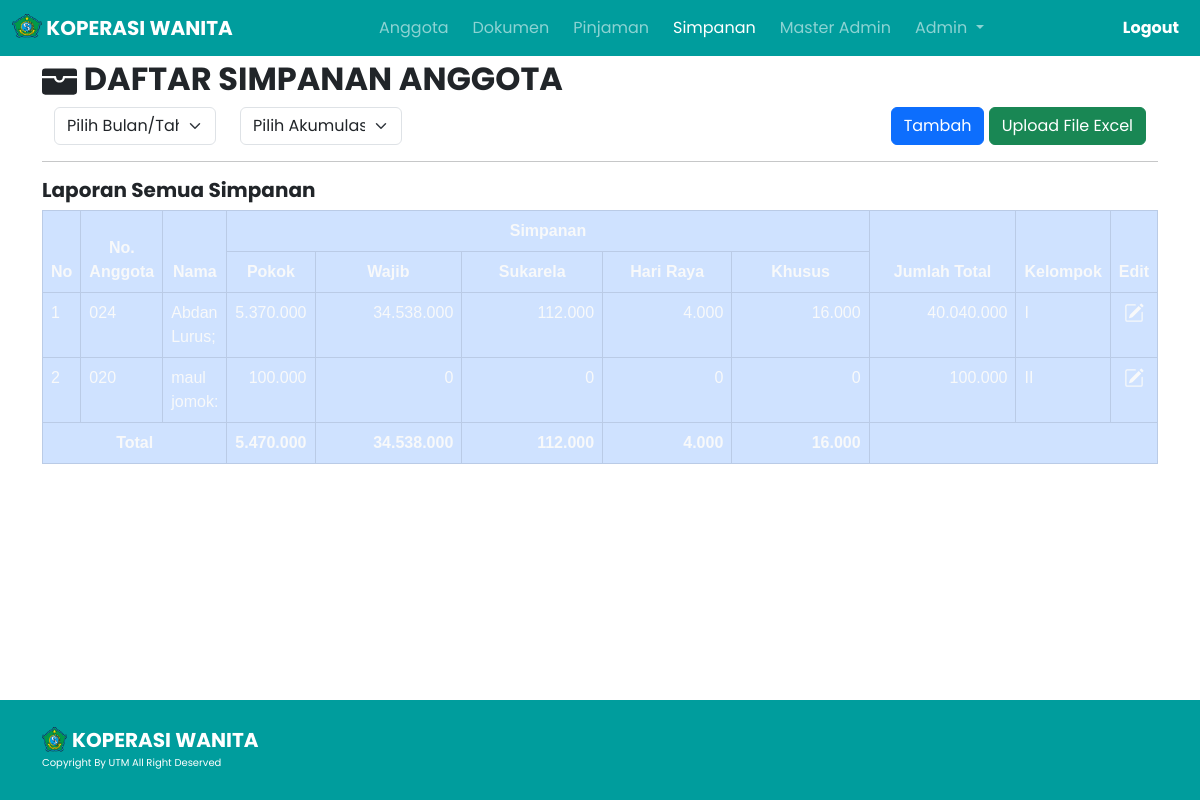
/admin/simpanan.php (signed in), run on the app's committed database.
### tables this page shows
CREATE TABLE `set_web` (
  `id_set` int(11) NOT NULL,
  `nama_koperasi` varchar(128) DEFAULT NULL,
  `deskripsi_koperasi` varchar(1024) DEFAULT NULL,
  `alamat_koperasi` varchar(128) DEFAULT NULL,
  `telp_koperasi` varchar(128) DEFAULT NULL,
  `email_koperasi` varchar(128) DEFAULT NULL,
  `logo_koperasi` varchar(128) NOT NULL
);

CREATE TABLE `simpanan` (
  `id_smp` int(11) NOT NULL,
  `nomor_anggota` varchar(128) DEFAULT NULL,
  `nama_anggota` varchar(100) DEFAULT NULL,
  `unit` varchar(100) DEFAULT NULL,
  `spokok` decimal(10,0) DEFAULT NULL,
  `swajib` decimal(10,0) DEFAULT NULL,
  `ssukarela` decimal(10,0) DEFAULT NULL,
  `shariraya` decimal(10,0) DEFAULT NULL,
  `skhusus` decimal(10,0) DEFAULT NULL
);

### navbar/title.php (called while the page is built, shortened)
<?php
$koperasi = select("SELECT * FROM set_web");
?>

### admin/simpanan.php (the view, shortened to what this page needs)
<!doctype html>
<html lang="en">
  <head>
    <link href="https://cdn.jsdelivr.net/npm/bootstrap@5.0.2/dist/css/bootstrap.min.css" rel="stylesheet">
    <link rel="stylesheet" href="https://cdn.datatables.net/2.0.0/css/dataTables.bootstrap5.css">
    <link rel="stylesheet" href="https://cdn.datatables.net/buttons/3.0.1/css/buttons.dataTables.css">
    <link rel="stylesheet" href="https://cdnjs.cloudflare.com/ajax/libs/twitter-bootstrap/5.3.0/css/bootstrap.min.css">
    <link rel="stylesheet" href="../css/simpanancss.css">
    <?php
    include '../navbar/title.php'
    ?>
  </head>
  <body>
<?php
    include '../navbar/nav_admin.php'
?>
    <section id="hero">
        <div class="container">
            <div class="row h-100">
                <div>
                    <h2 style="font-family: Poppins;"><b> DAFTAR SIMPANAN ANGGOTA</b></h2>
                    <?php
                    include 'upload_excel_simp.php'
                    ?>
                        <div class="container">
                            <div class="row">
                                <div class="col-md-2 text-start" style="font-family: Poppins;">
                                <form action="simpanan.php" method="post">
                                    <select class="form-select" aria-label="Default select example" name="bulan" onchange="this.form.submit()">
                                        <option selected disabled>Pilih Bulan/Tahun</option>
                                    </select>
                                </form>
                                </div>
                                <div class="col-md-2 text-start" style="font-family: Poppins;">
                                <form action="simpanan.php" method="post">
                                    <select class="form-select" aria-label="Default select example" name="tahun" onchange="this.form.submit()">
                                        <option selected disabled>Pilih Akumulasi/Tahun</option>
                                    </select>
                                </form>
                            </div>
                                <div class="col text-end" style="font-family: Poppins;">
                                <button type="button" class="btn btn-primary" data-bs-toggle="modal" data-bs-target="#form_tambah">
                                Tambah
                                </button>
                                <button type="button" class="btn btn-success" data-bs-toggle="modal" data-bs-target="#form_upload">
                                Upload File Excel
                                </button>
                                </div>
                            </div>
                        </div>
                        <hr>
                        <div class="col-md-12 hero-tagline my-auto mx-auto table-responsive align-items-center">
                        <table class="table table-primary table-bordered display nowrap" id="tabledoc" style="width:100%">
                        <?php
                            $bulan = isset($_POST['bulan']) ? $_POST['bulan'] : 'semua';
                            $tahun = isset($_POST['tahun']) ? $_POST['tahun'] : '13';
                            if(isset($_GET['bulan']) && isset($_GET['tahun'])) {
                                $bulan = $_GET['bulan'];
                                $tahun = $_GET['tahun'];
                            } elseif(($bulan == 'semua') && ($tahun == '13') ) { ?>
                            <h5 style="font-family: Poppins;"><b>Laporan Semua Simpanan</b></h5>
                            <thead style="background-color: #007070;">
                            <tr align="center">
                                <th rowspan="2" class="text-center text-light">No</th>
                                <th rowspan="2" class="text-center text-light">No. Anggota</th>
                                <th rowspan="2" class="text-center text-light">Nama</th>
                                <th colspan="5" class="text-center text-light">Simpanan</th>
                                <th rowspan="2" class="text-center text-light">Jumlah Total</th>
                                <th rowspan="2" class="text-center text-light">Kelompok</th>
                                <th rowspan="2" class="text-center text-light">Edit</th>
                            </tr>
                            <tr align="center">
                                <th class="text-center text-light">Pokok</th>
                                <th class="text-center text-light">Wajib</th>
                                <th class="text-center text-light">Sukarela</th>
                                <th class="text-center text-light">Hari Raya</th>
                                <th class="text-center text-light">Khusus</th>
                            </tr>
                            </thead>
                            <tbody style="background-color: #009D9D;">
                                <?php
                             $id_smp = 1;
                             $data = mysqli_query($db, "SELECT * FROM simpanan WHERE nomor_anggota IN (SELECT nomor_anggota FROM anggota WHERE status_anggota = 'Aktif')");
                             while($d = mysqli_fetch_array($data)){
                             ?>
                             <tr class="text-start">
                                 <td class="text-start text-light"><?php echo $id_smp++; ?></td>
                                 <td class="text-start text-light"><?php echo $d['nomor_anggota']; ?></td>
                                 <td class="text-start text-light"><?php echo $d['nama_anggota']; ?></td>
                                 <td class="text-end text-light"><?php echo number_format($d['spokok'], 0, ',', '.'); ?></td>
                                 <td class="col-md-2 text-end text-light"><?php echo number_format($d['swajib'], 0, ',', '.'); ?></td>
                                 <td class="col-md-2 text-end text-light"><?php echo number_format($d['ssukarela'], 0, ',', '.'); ?></td>
                                 <td class="col-md-2 text-end text-light"><?php echo number_format($d['shariraya'], 0, ',', '.'); ?></td>
                                 <td class="col-md-2 text-end text-light"><?php echo number_format($d['skhusus'], 0, ',', '.'); ?></td>
                                 <td class="col-md-2 text-end text-light"><?php echo number_format($d['spokok'] + $d['swajib'] + $d['ssukarela'] + $d['shariraya'] + $d['skhusus'], 0, ',', '.'); ?></td>
                                 <td class="text-start text-light"><?php echo $d['unit']; ?></td>
                                 <td class="text-center text-light"><span class="xedit" data-bs-toggle="modal" data-bs-target="#form_edit<?php echo $d['id_smp'] ?>"></span></td>
                             </tr>
                             <?php
                             };
                             $data2 = mysqli_query($db, "SELECT SUM(spokok) AS spokok, SUM(ssukarela) AS ssukarela, SUM(shariraya) AS shariraya, SUM(swajib) AS swajib, SUM(skhusus) AS skhusus FROM simpanan WHERE nomor_anggota IN (SELECT nomor_anggota FROM anggota WHERE status_anggota = 'Aktif')");
                             while($d = mysqli_fetch_array($data2)){
                            ?>
                            <tfoot style="background-color: #007070;">
                            <tr>
                                <th colspan="3" class="text-center text-light">Total</th>
                                <th class="text-end text-light"><?php echo number_format($d['spokok'], 0, ',', '.'); ?></th>
                                <th class="text-end text-light"><?php echo number_format($d['swajib'], 0, ',', '.'); ?></th>
                                <th class="text-end text-light"><?php echo number_format($d['ssukarela'], 0, ',', '.'); ?></th>
                                <th class="text-end text-light"><?php echo number_format($d['shariraya'], 0, ',', '.'); ?></th>
                                <th class="text-end text-light"><?php echo number_format($d['skhusus'], 0, ',', '.'); ?></th>
                                <th colspan="3" class="text-center text-light"></th>
                            </tr></tfoot>
                            <?php }}
                        ?>
                        </tbody>
                    </table>
                    </div>
                </div>
            </div>
        </div>
    </section>
<?php
include '../database.php';
function select($query) {
    global $db;
    $result = mysqli_query($db, $query);
    $rows = [];
    while ($row = mysqli_fetch_assoc($result)) {
        $rows[] = $row;
    }
    return $rows;
}
?>
<?php
        include '../footer/footer.php'
    ?>
  </body>
</html>

### navbar/nav_admin.php (shortened to what this page needs)
<?php
$koperasi = select("SELECT * FROM set_web");
foreach ($koperasi as $koperasiku):
?>
<nav class="navbar navbar-expand-lg navbar-dark position-fixed w-100" style="background-color: #009D9D; ">
        <div class="container-fluid">
        <a class="navbar-brand" href="./edit_anggota.php">
            <img src="../assets/img/<?=$koperasiku['logo_koperasi'];?>" alt="" width="30" height="24" class="d-inline-block align-text-top">
            <?=$koperasiku['nama_koperasi'];?></a>
        <div class="collapse navbar-collapse" id="navbarNav">
            <ul class="navbar-nav mx-auto">
                <li class="nav-item">
                    <a class="nav-link <?php if (basename($_SERVER['PHP_SELF']) == 'edit_anggota.php') echo 'active'; ?> mx-1" href="./edit_anggota.php">Anggota</a>
                </li>
                <li class="nav-item">
                    <a class="nav-link <?php if (basename($_SERVER['PHP_SELF']) == 'tambah_materi.php') echo 'active'; ?> mx-1" href="./tambah_materi.php">Dokumen</a>
                </li>
                <li class="nav-item">
                    <a class="nav-link <?php if (basename($_SERVER['PHP_SELF']) == 'pinjaman.php') echo 'active'; ?> mx-1" href="./pinjaman.php">Pinjaman</a>
                </li>
                <li class="nav-item">
                    <a class="nav-link <?php if (basename($_SERVER['PHP_SELF']) == 'simpanan.php') echo 'active'; ?> mx-1" href="./simpanan.php">Simpanan</a>
                </li>
                <li class="nav-item">
                    <a class="nav-link <?php if (basename($_SERVER['PHP_SELF']) == 'pihak3.php') echo 'active'; ?> mx-1" href="./pihak3.php">Master Admin</a>
                </li>
                <?php
                if(isset($_SESSION['IsAdmin'])) {
                    ?>
                    <li class="nav-item dropdown"  onmouseover="showDropdown()" onmouseout="hideDropdown()">
                        <a class="nav-link dropdown-toggle <?php if (basename($_SERVER['PHP_SELF']) == 'set_web.php') echo 'active'; ?> mx-1" href="#" id="navbarDropdownMenuLink" role="button" data-bs-toggle="dropdown" aria-expanded="false">
                            Admin
                        </a>
                    </li>
                    <?php
                } else {
                }
                ?>
            </ul>
            <?php
            if(isset($_SESSION['IsAdmin'])) {
                ?>
                <div><button class="btn btn-outline-danger btn-sm link-up" data-bs-toggle="modal" data-bs-target="#logoutAkun">Logout</button></div>
                <?php
            } else {
                ?>
                <div><button class="button-primary"><a class="link-up" href="../admin.php">Masuk</a></button></div>
                <?php
            }
            ?>
            </div>
        </div>
    </nav>
<?php
endforeach;
?>

### footer/footer.php (shortened to what this page needs)
<?php
$koperasi = select("SELECT * FROM set_web");
foreach ($koperasi as $koperasiku):
?>
<footer class="d-flex align-items-center">
        <div class="container-fluid ">
            <div class="container">
                <div class="row">
                    <div class="col-md-7 d-flex align-items-center">
                        <img class="imgfoot" src="../assets/img/<?=$koperasiku['logo_koperasi'];?>" alt="">
                        <a href="../index.php"><?= $koperasiku['nama_koperasi']; ?></a>
                    </div>
                </div>
                <div class="row  copyright  ">
                    <div class="col-12">
                        <p>Copyright By UTM All Right Deserved</p>
                    </div>
                </div>
            </div>
        </div>
    </footer>
    <?php
endforeach;
?>

### css/simpanancss.css (style rules this page uses)
body { font-family: 'Poppins', sans-serif; min-height: 100vh; display: flex; flex-direction: column; }
.navbar { z-index: 3; }
* { z-index: 2; }
.navbar-brand { font-weight: 700 ; }
.nav-link { font-size: 16px; }
.link-up { text-decoration: none; font-size: 16px; color: white; border-color: #009D9D; font-weight: bold; }
#hero { font-family: Arial; margin-top: 5%; height: 100%; width: 100%; margin-bottom: 5%; }
footer { width: 100%; height: 100px; padding-top: 10px; margin-top: auto; background: #009D9D; }
.imgfoot { width: 25px; height: 25px; margin-right: 5px; }
.copyright { text-align: left; color: white; font-size: 10px; }
footer a { font-family: Poppins; font-style: normal; font-weight: bold; font-size: 20px; line-height: 30px; color: white; text-decoration: none; }

### data on the page
set_web: logo_koperasi (picture), nama_koperasi "KOPERASI WANITA"
simpanan: nomor_anggota "024", nama_anggota "Abdan Lurus;", spokok "5.370.000", swajib "34.538.000", ssukarela "112.000", shariraya "4.000", skhusus "16.000", $d['spokok'] + $d['swajib'] + $d['ssukarela'] + $d['shariraya'] + $d['skhusus'] "40.040.000", unit "I"
simpanan: nomor_anggota "020", nama_anggota "maul jomok:", spokok "100.000", swajib "0", ssukarela "0", shariraya "0", skhusus "0", $d['spokok'] + $d['swajib'] + $d['ssukarela'] + $d['shariraya'] + $d['skhusus'] "100.000", unit "II"

### other printed values
$d['spokok'] "5.470.000"
$d['swajib'] "34.538.000"
$d['ssukarela'] "112.000"
$d['shariraya'] "4.000"
$d['skhusus'] "16.000"
